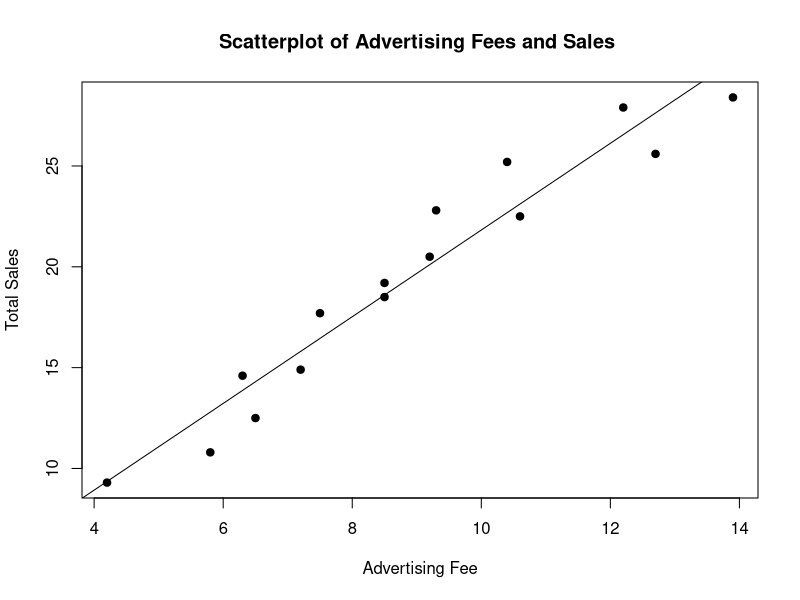

Here is the R script that generated this plot:
market <- read.csv('./ch2/ads.txt')
market.lm <- lm(Y ~ X, data = market)
data <- summary(market.lm)
data$coefficients[2,1]
plot(market$X, market$Y, xlab='Advertising Fee', ylab='Total Sales', pch=19)
title("Scatterplot of Advertising Fees and Sales ")
abline(market.lm)
identify(market$X, market$Y)